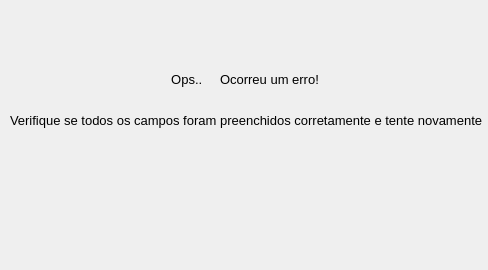
<?xml version="1.0" encoding="UTF-8"?>
<ui version="4.0">
 <class>Dialog</class>
 <widget class="QDialog" name="Dialog">
  <property name="geometry">
   <rect>
    <x>0</x>
    <y>0</y>
    <width>488</width>
    <height>270</height>
   </rect>
  </property>
  <property name="windowTitle">
   <string>Dialog</string>
  </property>
  <widget class="QLabel" name="label_2">
   <property name="geometry">
    <rect>
     <x>220</x>
     <y>70</y>
     <width>281</width>
     <height>19</height>
    </rect>
   </property>
   <property name="font">
    <font>
     <pointsize>10</pointsize>
    </font>
   </property>
   <property name="text">
    <string>Ocorreu um erro!</string>
   </property>
  </widget>
  <widget class="QLabel" name="label">
   <property name="geometry">
    <rect>
     <x>170</x>
     <y>70</y>
     <width>37</width>
     <height>19</height>
    </rect>
   </property>
   <property name="font">
    <font>
     <pointsize>10</pointsize>
    </font>
   </property>
   <property name="text">
    <string>Ops.. </string>
   </property>
   <property name="alignment">
    <set>Qt::AlignCenter</set>
   </property>
  </widget>
  <widget class="QLabel" name="label_3">
   <property name="geometry">
    <rect>
     <x>10</x>
     <y>110</y>
     <width>501</width>
     <height>20</height>
    </rect>
   </property>
   <property name="font">
    <font>
     <pointsize>10</pointsize>
    </font>
   </property>
   <property name="text">
    <string>Verifique se todos os campos foram preenchidos corretamente e tente novamente</string>
   </property>
  </widget>
  <widget class="QLabel" name="label_4">
   <property name="geometry">
    <rect>
     <x>190</x>
     <y>160</y>
     <width>121</width>
     <height>81</height>
    </rect>
   </property>
   <property name="text">
    <string/>
   </property>
   <property name="pixmap">
    <pixmap>imagem/alerta-1.png</pixmap>
   </property>
   <property name="scaledContents">
    <bool>true</bool>
   </property>
  </widget>
 </widget>
 <resources/>
 <connections/>
</ui>
